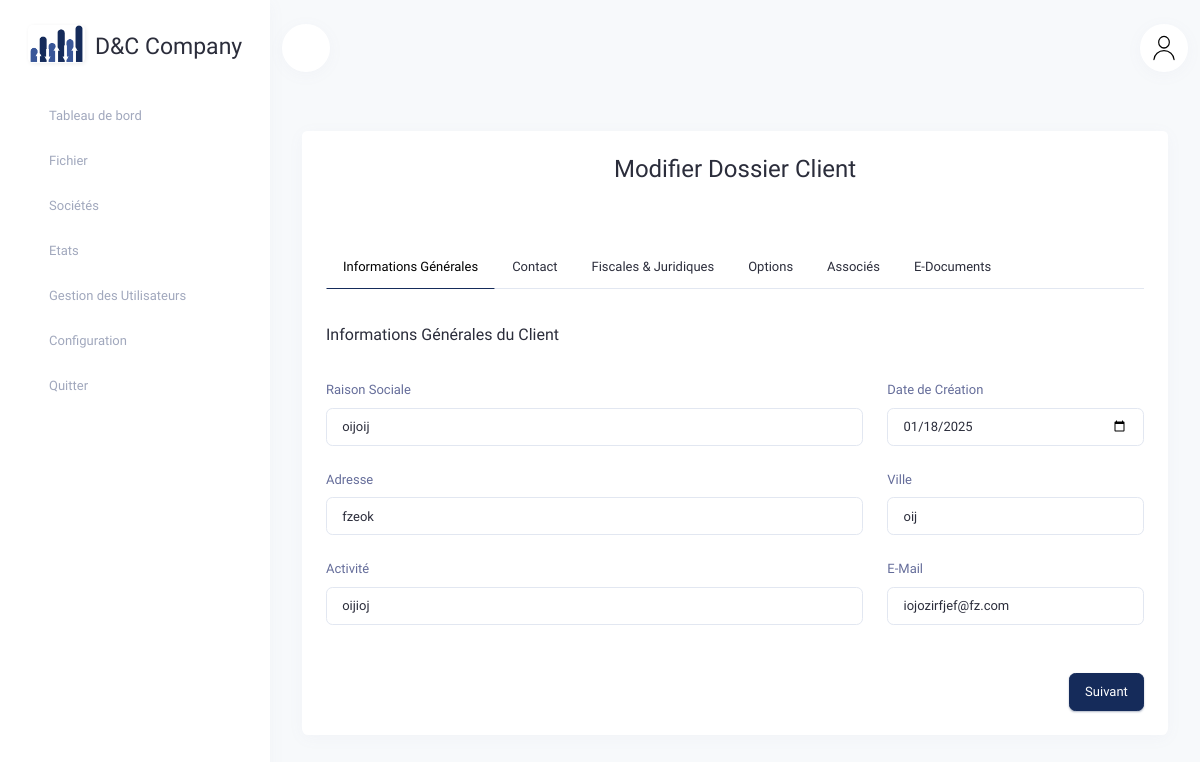
The app's page /customer-file/edit/1/ with its own data.
### agendacomptable/models.py (models this page shows, shortened)
class CustomerFile(models.Model):
    raison_sociale = models.CharField(max_length=70, verbose_name="Raison Sociale")
    activite = models.CharField(max_length=100, verbose_name="Activité")
    ville = models.CharField(max_length=45, verbose_name="Ville")
    adresse = models.TextField(verbose_name="Adresse")
    email = models.EmailField(max_length=100, verbose_name="E-Mail")
    contacts = models.ManyToManyField('Contact', related_name="customer_files", verbose_name="Contacts", blank=True)
    forme_juridique = models.ForeignKey('FormeJuridique', on_delete=models.SET_NULL, null=True)
    date_creation = models.DateField(null=True)
    ice = models.CharField(max_length=24, verbose_name="ICE", null=True, blank=True)
    identifiant_fiscal = models.CharField(max_length=24, verbose_name="IF", null=True, blank=True)
    cnss = models.CharField(max_length=24, verbose_name="CNSS", null=True, blank=True)
    registre_commerce = models.CharField(max_length=24, verbose_name="RC", null=True, blank=True)
    domiciliation = models.BooleanField(default=False)
    tenue_comptabilite = models.BooleanField(default=False)
    cabinet_comptable = models.ForeignKey('Comptable', on_delete=models.SET_NULL, null=True, blank=True)
    date_reception_dossier = models.DateField(null=True, blank=True)
    user_create = models.ForeignKey(User, related_name="customerfile_created_by", on_delete=models.SET_NULL, null=True)
    user_edit = models.ForeignKey(User, related_name="customerfile_edited_by", on_delete=models.SET_NULL, null=True)
    date_create = models.DateTimeField(auto_now_add=True)
    date_edit = models.DateTimeField(auto_now=True)
    is_archived = models.BooleanField(default=False)

### agendacomptable/views.py (the view, shortened to what this page needs)
# urls.py: path('customer-file/edit/<int:pk>/', views.edit_customer_file, name='edit_customer_file'),
def edit_customer_file(request, pk):
    try:
        customer_file = CustomerFile.objects.prefetch_related('services__service', 'edocuments', 'associes').get(pk=pk)
    except CustomerFile.DoesNotExist:
        messages.error(request, "Le dossier client demandé n'existe pas.")
        return redirect('customer_file_list')
    services = Service.objects.filter(is_archived=False)
    regimes = Regime.objects.all()
    formes_juridiques = FormeJuridique.objects.all()
    comptables = Comptable.objects.all()
    qualites = Qualite.objects.all()
    documents = customer_file.edocuments.all()
    associes = customer_file.associes.all()
    return render(request, 'accounting/customer_file_edit.html', {
        'customer_file': customer_file,
        'services': services,
        'regimes': regimes,
        'formes_juridiques': formes_juridiques,
        'comptables': comptables,
        'qualites': qualites,
        'documents': documents,
        'associes': associes,
    })

### agendacomptable/templates/accounting/customer_file_edit.html (shortened to what this page needs)
{% extends 'accounting/base.html' %}
{% load static %}
{% block content %}
<div class="container mt-4">
    <div class="card">
        <div class="card-header text-center">
            <h3>Modifier Dossier Client</h3>
        </div>
        <div class="card-body">
            <form method="post" enctype="multipart/form-data">
                <nav>
                    <div class="nav nav-tabs" id="nav-tab">
                        <a class="nav-link py-2 active" id="step1-tab" data-bs-toggle="tab" href="#step1">Informations Générales</a>
                        <a class="nav-link py-2" id="step2-tab" data-bs-toggle="tab" href="#step2">Contact</a>
                        <a class="nav-link py-2" id="step3-tab" data-bs-toggle="tab" href="#step3">Fiscales & Juridiques</a>
                        <a class="nav-link py-2" id="step4-tab" data-bs-toggle="tab" href="#step4">Options</a>
                        <a class="nav-link py-2" id="step5-tab" data-bs-toggle="tab" href="#step5">Associés</a>
                        <a class="nav-link py-2" id="step6-tab" data-bs-toggle="tab" href="#step6">E-Documents</a>
                    </div>
                </nav>
                <div class="tab-content" id="nav-tabContent">
                    <div class="tab-pane active" id="step1">
                        <h5 class="my-4">Informations Générales du Client</h5>
                        <div class="row mb-3">
                            <div class="col-md-8">
                                <label for="raison_sociale" class="form-label">Raison Sociale</label>
                                <input type="text" class="form-control" id="raison_sociale" name="raison_sociale" value="{{ customer_file.raison_sociale }}" required>
                            </div>
                            <div class="col-md-4">
                                <label for="date_creation" class="form-label">Date de Création</label>
                                <input type="date" class="form-control" id="date_creation" name="date_creation" value="{{ customer_file.date_creation|date:'Y-m-d' }}" required>
                            </div>
                        </div>
                        <div class="row mb-3">
                            <div class="col-md-8">
                                <label for="adresse" class="form-label">Adresse</label>
                                <input type="text" class="form-control" id="adresse" name="adresse" value="{{ customer_file.adresse }}" required>
                            </div>
                            <div class="col-md-4">
                                <label for="ville" class="form-label">Ville</label>
                                <input type="text" class="form-control" id="ville" name="ville" value="{{ customer_file.ville }}" required>
                            </div>
                        </div>
                        <div class="row mb-3">
                            <div class="col-md-8">
                                <label for="activite" class="form-label">Activité</label>
                                <input class="form-control" id="activite" name="activite" value="{{ customer_file.activite }}" required/>
                            </div>
                            <div class="col-md-4">
                                <label for="email" class="form-label">E-Mail</label>
                                <input type="email" class="form-control" id="email" name="email" value="{{ customer_file.email }}">
                            </div>
                        </div>
                        <button type="button" id="step1Next" class="btn btn-primary float-end mt-3">Suivant</button>
                    </div>
            </form>
        </div>
    </div>
</div>
{% endblock %}

### records on screen
CustomerFile: raison_sociale "oijoij", date_creation "01/18/2025", adresse "fzeok", ville "oij", activite "oijioj", email "iojozirfjef@fz.com"
